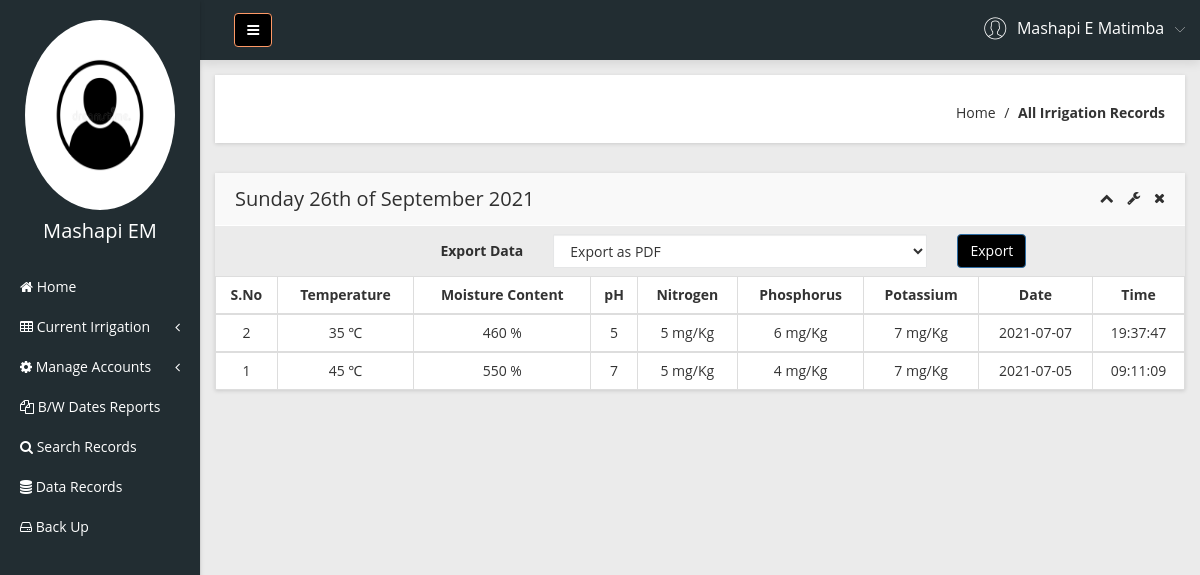
The page /Admin/records.php (signed in) on the database its author committed.
### tables this page shows
CREATE TABLE `manager` (
  `ID` smallint(255) unsigned NOT NULL,
  `Admin_name` text NOT NULL,
  `Admin_username` text NOT NULL,
  `Admin_email` varchar(255) NOT NULL,
  `Phone_number` varchar(14) NOT NULL,
  `Password` varchar(255) NOT NULL,
  `Registration_date` datetime NOT NULL,
  PRIMARY KEY (`Admin_email`,`ID`)
);

CREATE TABLE `farm_data` (
  `ID` int(11) NOT NULL,
  `Ph` int(10) unsigned NOT NULL,
  `Temperature` int(11) NOT NULL,
  `Moisture` int(10) unsigned NOT NULL,
  `Nitrogen` tinyint(3) unsigned NOT NULL,
  `Phosphorus` tinyint(3) unsigned NOT NULL,
  `Potassium` tinyint(3) unsigned NOT NULL,
  `Date` date NOT NULL,
  `Time` time NOT NULL,
  PRIMARY KEY (`ID`)
);

### Admin/records.php (the view, shortened to what this page needs)
<?php
include('includes/dbconnection.php');
if (strlen($_SESSION['smaid']==0)) {
  header('location:logout.php');
  } else{
  ?>
<!doctype html>
<html class="no-js" lang="en">
<head>
    <link rel="stylesheet" href="css/bootstrap.min.css">
    <link rel="stylesheet" href="css/font-awesome.min.css">
    <link rel="stylesheet" href="css/adminpro-custon-icon.css">
    <link rel="stylesheet" href="css/meanmenu.min.css">
    <link rel="stylesheet" href="css/jquery.mCustomScrollbar.min.css">
    <link rel="stylesheet" href="css/animate.css">
    <link rel="stylesheet" href="css/data-table/bootstrap-table.css">
    <link rel="stylesheet" href="css/data-table/bootstrap-editable.css">
    <link rel="stylesheet" href="css/normalize.css">
    <link rel="stylesheet" href="css/c3.min.css">
    <link rel="stylesheet" href="style.css">
    <link rel="stylesheet" href="css/responsive.css">
</head>
<body class="materialdesign">
    <div class="wrapper-pro">
      <?php include_once('includes/sidebar.php');?>
        <?php include_once('includes/header.php');?>
            <div class="breadcome-area mg-b-30 small-dn">
                <div class="container-fluid">
                    <div class="row">
                        <div class="col-lg-12">
                            <div class="breadcome-list shadow-reset">
                                <div class="row">
                                    <div class="col-lg-12">
                                        <ul class="breadcome-menu">
                                            <li><a href="dashboard.php">Home</a> <span class="bread-slash">/</span>
                                            </li>
                                            <li><span class="bread-blod">All Irrigation Records</span>
                                            </li>
                                        </ul>
                                    </div>
                                </div>
                            </div>
                        </div>
                    </div>
                </div>
            </div>
            <div class="data-table-area mg-b-15">
                <div class="container-fluid">
                    <div class="row">
                        <div class="col-lg-12">
                            <div class="sparkline13-list shadow-reset">
                                <div class="sparkline13-hd">
                                    <div class="main-sparkline13-hd">
                                        <h1><span class="table-project-n"></span><?php
                                        echo date('l jS \of F Y');?></h1>
                                        <div class="sparkline13-outline-icon">
                                            <span class="sparkline13-collapse-link"><i class="fa fa-chevron-up"></i></span>
                                            <span><i class="fa fa-wrench"></i></span>
                                            <span class="sparkline13-collapse-close"><i class="fa fa-times"></i></span>
                                        </div>
                                    </div>
                                </div>
                                <div class="form-group-inner"  style="margin-top: 8px   ;margin-bottom: 50px" >
                                                            <form class="form"  method="get">
                                                                <div class="col-lg-4">
                                                                    <label class="login2 pull-right pull-right-pro">Export Data</label>
                                                                </div>
                                                                <div class="col-lg-5">
                                                                <select name="mode" class="form-control">
                                                                  <option name="pdf" value="pdf">Export as PDF</option>
                                                                </select>
                                                                </div>
                                                                <div class="col-lg-3">
                                                                            <button class="btn btn btn-primary login-submit-cs" type="submit" name="export" style="background:black">Export</button>
                                                                </div>
                                                            </form>
                                </div>
                                        <table class="table table-bordered table-hover" style="background-color: white; " >
                                            <thead >
                                                <tr class="text-center">
                                                    <th class="text-center">S.No</th>
                                                    <th class="text-center">Temperature</th>
                                                    <th class="text-center">Moisture Content</th>
                                                    <th class="text-center">pH</th>
                                                    <th class="text-center">Nitrogen</th>
                                                    <th class="text-center">Phosphorus</th>
                                                    <th class="text-center">Potassium</th>
                                                    <th class="text-center">Date</th>
                                                    <th class="text-center">Time</th>
                                                </tr>
                                            </thead>
                                            <tbody id="table2">
                                              <?php
                                                $sql="SELECT * from farm_data ORDER BY ID DESC";
                                                $query = $Conn -> query($sql);
                                                if($query->num_rows > 0){
                                                  while($row = $query->fetch_assoc()){
                                              ?>
                                                <tr class="text-center">
                                                    <td><?php echo $row['ID']?></td>
                                                    <td><?php  echo $row['Temperature'];?> &#8451;</td>
                                                   <td><?php   echo $row['Moisture']." %";?></td>
                                                   <td><?php  echo $row['Ph'];?></td>
                                                    <td><?php  echo $row['Nitrogen']." mg/Kg";?></td>
                                                    <td><?php  echo $row['Phosphorus']." mg/Kg";?></td>
                                                    <td><?php  echo $row['Potassium']." mg/Kg";?></td>
                                                    <td><?php  echo $row['Date'];?></td>
                                                    <td><?php  echo $row['Time'];?></td>
                                                </tr>
                                                </tbody>
                                            <?php
                                            } }?>
                                        </table>
                                    </div>
                                </div>
                            </div>
                        </div>
                    </div>
                </div>
            </div>
</body>
</html><?php }  ?>

### Admin/includes/sidebar.php (shortened to what this page needs)
<?php
   include('includes/dbconnection.php');
   if (strlen($_SESSION['smaid'] == 0)) {
       header('location:logout.php');
   } else {
   ?>
    <div class="left-sidebar-pro" style="color:white">
        <nav id="sidebar">
            <div class="sidebar-header" style="color:white">
                <a href="profile.php"><img src="img/avatar.jpg" style="height:190px; width: 150px" alt="" />
                </a>
                <?php
                   $aid = $_SESSION['smaid'];
                   $sql = "SELECT Admin_username, Admin_email from  manager where ID='$aid'";
                   $query = $Conn->query($sql);
                   if ($query->num_rows > 0) {
                       $row = $query->fetch_assoc();              ?>
                    <h3> <?php echo $row['Admin_username']; ?></h3>
                <?php $cnt = $cnt + 1;
                   } ?>
            </div>
            <div class="left-custom-menu-adp-wrap" style="background-color: #222d32">
                <ul class="nav navbar-nav left-sidebar-menu-pro">
                    <li class="nav-item">
                        <a href="dashboard.php" role="button" aria-expanded="false"><i class="fa big-icon fa-home"></i> <span class="mini-dn">Home</span> </a>
                    </li>
                    <li class="nav-item"><a href="#" data-toggle="dropdown" role="button" aria-expanded="false" class="nav-link dropdown-toggle"><i class="fa big-icon fa-table"></i> <span class="mini-dn">Current Irrigation</span> <span class="indicator-right-menu mini-dn"><i class="fa indicator-mn fa-angle-left"></i></span></a>
                    </li>
                    <li class="nav-item"><a href="#" data-toggle="dropdown" role="button" aria-expanded="false" class="nav-link dropdown-toggle"><i class="fa fa-cog"></i> <span class="mini-dn">Manage Accounts</span> <span class="indicator-right-menu mini-dn"><i class="fa indicator-mn fa-angle-left"></i></span></a>
                    </li>
                    <li class="nav-item">
                        <a href="between-dates.php" role="button" aria-expanded="false"><i class="fa big-icon fa-files-o"> </i> <span class="mini-dn"> B/W Dates Reports</span> </a>
                    </li>
                    <li class="nav-item">
                        <a href="search.php" role="button" aria-expanded="false"><i class="fa fa-search"></i> <span class="mini-dn">Search Records</span> </a>
                    </li>
                    <li class="nav-item">
                        <a href="records.php" role="button" aria-expanded="false"><i class="fa fa-database" aria-hidden="true"></i> <span class="mini-dn">Data Records</span> </a>
                    </li>
                    <li class="nav-item">
                        <a href="backup.php" role="button" aria-expanded="false"><i class="fa fa-hdd-o" aria-hidden="true"></i> <span class="mini-dn">Back Up</span> </a>
                    </li>
                </ul>
            </div>
        </nav>
    </div>
<?php }  ?>

### Admin/includes/header.php (shortened to what this page needs)
      <?php
include('includes/dbconnection.php');
if (strlen($_SESSION['smaid']==0)) {
  header('location:logout.php');
  } else{
  ?>
 <div class="content-inner-all">
            <div class="header-top-area" >
                <div class="fixed-header-top" style="margin-left:1.6%;">
                    <div class="container-fluid">
                        <div class="row" style="background-color: #222d32;">
                            <div class="col-lg-1 col-md-6 col-sm-6 col-xs-12">
                                <button type="button" id="sidebarCollapse" class="btn bar-button-pro header-drl-controller-btn btn-info navbar-btn"  style="background:black">
                                    <i class="fa fa-bars"></i>
                                </button>
                            </div>
                            <div class="col-lg-5 col-md-5 col-sm-6 col-xs-12 ">
                                <div class="header-right-info">
                                    <ul class="nav navbar-nav mai-top-nav header-right-menu">
                                        <li class="nav-item">
                                            <a href="#" data-toggle="dropdown" role="button" aria-expanded="false" class="nav-link dropdown-toggle">
                                                <?php
$aid=$_SESSION['smaid'];
$sql="SELECT Admin_name from  manager where ID='$aid'";
$query = $Conn -> query($sql);
$cnt=1;
if($query->num_rows > 0)
{
    $row = $query->fetch_assoc();
              ?>
                                                <span class="adminpro-icon adminpro-user-rounded header-riht-inf"></span>
                                                <span class="admin-name"><?php  echo $row['Admin_name'];?></span>
                                                <span class="author-project-icon adminpro-icon adminpro-down-arrow"></span><?php $cnt=$cnt+1;} ?>
                                            </a>
                                        </li>
                                    </ul>
                                </div>
                            </div>
                        </div>
                    </div>
                </div>
            </div><?php }  ?>

### rows shown on the page
manager: Admin_username "Mashapi EM", Admin_name "Mashapi E Matimba"
farm_data: ID "2", Temperature "35", Moisture "460", Ph "5", Nitrogen "5", Phosphorus "6", Potassium "7", Date "2021-07-07", Time "19:37:47"
farm_data: ID "1", Temperature "45", Moisture "550", Ph "7", Nitrogen "5", Phosphorus "4", Potassium "7", Date "2021-07-05", Time "09:11:09"
